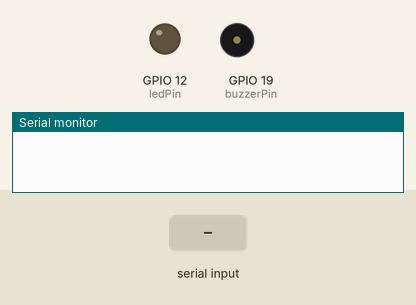
Simulated run of this sketch. Board: ESP32. Parts: output pins drawn as LEDs (lit = HIGH), buzzer (waves = sounding), the last lines printed to the serial monitor. Inputs (shaded band) come from the test bench.

Above: at 1.2 s.
1.3 s: "D" received over the second serial link
At 2.0 s:
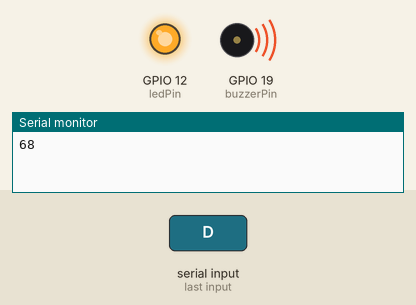
Timing chart, 0 to 4.3 s (numbered marks = the images above; inputs shaded):
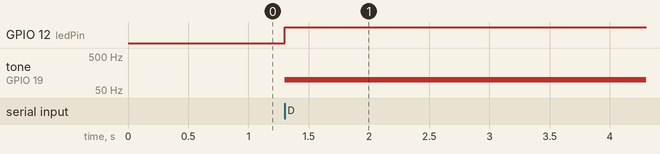

The sketch:

8_2.ino
```cpp
// 引入SoftwareSerial库，用于创建软串口
#include <SoftwareSerial.h>

// 创建软串口对象：RX引脚为IO25、TX引脚为IO26, 用于连接语音识别模块
// 定义引脚常量
const int RX_PIN = 25; // 引脚 IO25 为 RX
const int TX_PIN = 26; // 引脚 IO26 为 TX

SoftwareSerial mySerial(RX_PIN, TX_PIN); // 定义软件串口引脚(RX, TX)

// 定义变量用于存储从语音模块接收到的控制码
volatile int Voice_Control = 0;  // 初始化为0, 确保首次判断时不触发任何指令

const int buzzerPin = 19;     // 蜂鸣器模块连接引脚为19
const int ledPin = 12;       // 定义LED的GPIO引脚为12

void setup() {
  // 初始化硬件串口，用于调试输出
  Serial.begin(9600);
  // 初始化软串口，用于连接语音模块
  mySerial.begin(9600);
  //设置引脚的模式
  pinMode(buzzerPin,OUTPUT);
  pinMode(ledPin,OUTPUT);
}

void loop() {
  if (mySerial.available()) {  // 检查软串口是否有来自语音模块的数据可读
    Voice_Control = mySerial.read();  // 从软串口读取多个字节的数据
    Serial.println(Voice_Control);  // 将接收到的数据通过硬件串口输出到串口监视器，便于调试
  }
  if (Voice_Control == 68){  // 根据接收到的指令值21,执行相应操作
     digitalWrite(ledPin,HIGH);  // LED点亮
     tone(buzzerPin,100);    // 蜂鸣器鸣叫
     delay(100);
  } else if(Voice_Control == 22){  // 根据接收到的指令值22,执行相应操作
     noTone(buzzerPin);  // 蜂鸣器不响
     digitalWrite(ledPin,LOW);  // LED熄灭
  }
  // 清除指令，避免重复执行
  Voice_Control = 0;
}
```

Measured:
- after the input at 1.3 s, GPIO 12 (ledPin): LOW → HIGH at once; tone on GPIO 19 (buzzerPin): silent → 100 Hz at once
